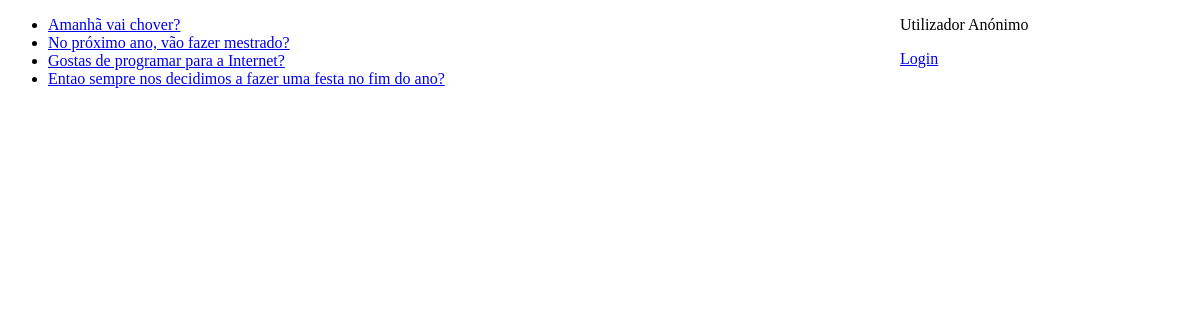
Page /votacao/ on the earlier database version.
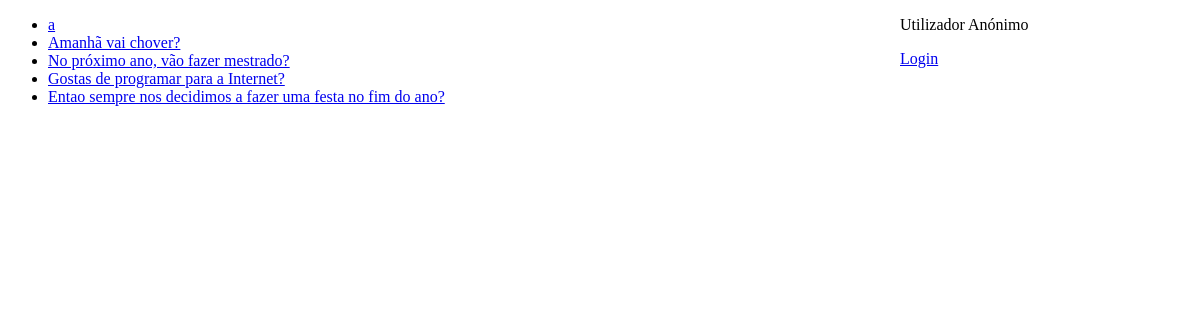
Same page on the later database version.
### votacao/models.py (models this page shows, shortened)
class Questao(models.Model):
    questao_texto = models.CharField(max_length=200)
    pub_data = models.DateTimeField('data de publicacao')

### votacao/views.py (the view)
# urls.py: path("", views.index, name='index'),
def index(request):
    latest_question_list =Questao.objects.order_by('-pub_data')[:5]
    context = {'latest_question_list': latest_question_list}
    return render(request, 'votacao/index.html',context)

### votacao/templates/votacao/index.html (shortened to what this page needs)
<!DOCTYPE html>
<html>
<head>
</head>
<body>
    {% if latest_question_list %}
    <ul>
        {% for questao in latest_question_list %}
        <li>
            <a href="{% url 'votacao:detalhe' questao.id %}">
                {{ questao.questao_texto }}
            </a>
        </li>
        {% endfor %}
    </ul>
    {% else %}
    <p>Nao ha questoes disponiveis.</p>
    {% endif %}
    <br><br>
        <div class="fixed">
        {% if request.user.is_authenticated %}
            <p>{{request.user.username}}</p>
            {% if not request.user.is_superuser %}
                <p>Número total de votos realizados: {{request.user.aluno.votos}}</p>
            {% endif %}
            <a href="{% url 'votacao:logout_view' %}">Logout</a>
            <br><br>
            <a href="{% url 'votacao:user_view' %}">Ver conta</a>
        {% else %}
            <p>Utilizador Anónimo</p>
            <a href="{% url 'votacao:logar' %}">Login</a>
        {% endif %}
    </div>
</body>
</html>

Differences in the rows shown:
added Questao: questao_texto "a"
